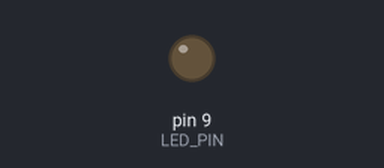
Bench run of a sketch on a simulated Arduino Uno, built with avr-gcc and run on an emulated ATmega328P. On the bench: output pins drawn as LEDs (lit = HIGH).

Above: at 0.05 s.
At 0.5 s:
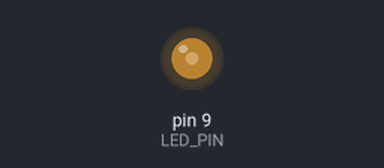
At 1.0 s:
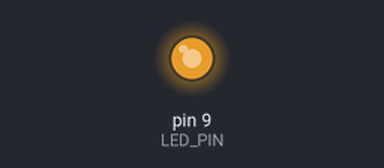
At 2.0 s:
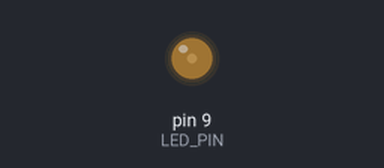
Timing chart, 0 to 4.6 s (numbered marks = the images above):
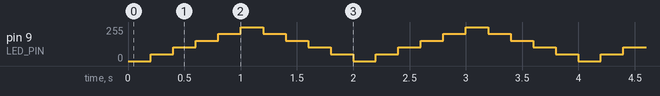

The sketch:

fade.ino
```cpp
// fade.ino - fade an LED on pin 9 up and then down with PWM
const int LED_PIN = 9;                 // a PWM pin (marked ~ on the board)

void setup() {
  pinMode(LED_PIN, OUTPUT);
}

void loop() {
  for (int value = 0; value <= 255; value += 51) {    // 0, 51, 102, 153, 204, 255
    analogWrite(LED_PIN, value);       // HIGH for value/255 of every period
    delay(200);
  }
  for (int value = 204; value >= 51; value -= 51) {   // 204, 153, 102, 51: back down
    analogWrite(LED_PIN, value);
    delay(200);
  }
}
```

Measured:
- by itself, pin 9 (LED_PIN): repeats every 2.0 s: 102/255 0.20 s, 153/255 0.20 s, 204/255 0.20 s, 255/255 0.20 s, 204/255 0.20 s, 153/255 0.20 s, 102/255 0.20 s, 51/255 0.20 s, 0/255 0.20 s, 51/255 0.20 s
